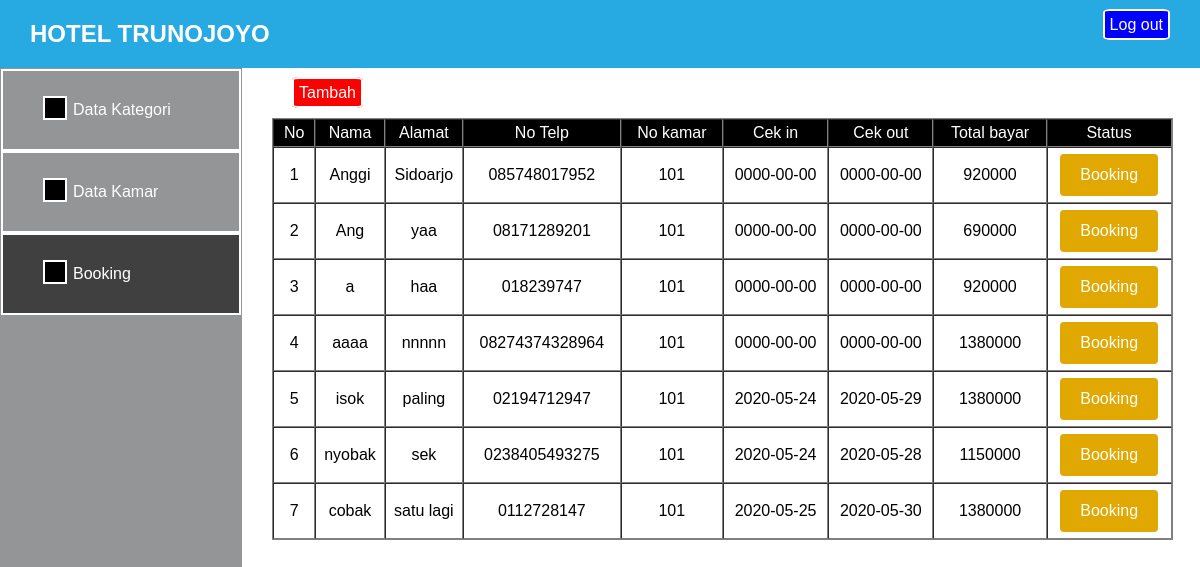
The page /booking.php (signed in) on the database as committed earlier.
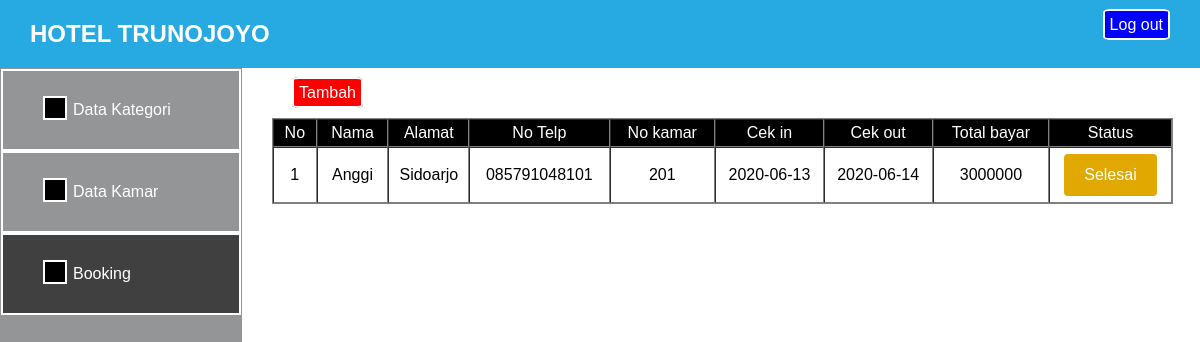
The same page on the database as committed later.
### tables this page shows
CREATE TABLE `booking` (
  `id_booking` int(11) NOT NULL,
  `id_kamar` int(11) NOT NULL,
  `nama_pemesan` varchar(50) NOT NULL,
  `alamat` varchar(50) NOT NULL,
  `no_hp` varchar(20) NOT NULL,
  `cekin` date NOT NULL,
  `cekout` date NOT NULL,
  `total_bayar` int(20) NOT NULL,
  `status_booking` enum('Booking','Selesai') NOT NULL DEFAULT 'Booking'
);

CREATE TABLE `kamar` (
  `id_kamar` int(11) NOT NULL,
  `id_kategori` int(11) NOT NULL,
  `no_kamar` int(11) NOT NULL,
  `status_kamar` enum('Terisi','Kosong') NOT NULL DEFAULT 'Kosong'
);

### booking.php (the view, shortened to what this page needs)
<!DOCTYPE html>
<html>
	<head>
		<link rel="stylesheet" type="text/css" href="css/styledbkam.css">
	</head>
	<body>
		<header>
			<nav>
				<h1>HOTEL TRUNOJOYO</h1>
				<ul>
					<li><a href="logout.php">Log out</a></li>
				</ul>
			</nav>
		</header>
		<main>
			<div class="sidebar">
				<ul>
					<h1></h1>
					<li><a href="kategori.php">Data Kategori</a></li>
				</ul>
				<ul>
					<h1></h1>
					<li><a href="kamar.php">Data Kamar</a></li>
				</ul>
				<ul class="color_sidebar">
					<h1></h1>
					<li><a href="booking.php">Booking</a></li>
				</ul>
			</div>
			<div class="content">
				<ul>
					<li><a class="kotak" href="form-booking.php">Tambah</a></li>
				</ul>
				<table border="1" width="95%">
					<tr>
						<th>No</th>
						<th>Nama</th>
						<th>Alamat</th>
						<th>No Telp</th>
						<th>No kamar</th>
						<th>Cek in</th>
						<th>Cek out</th>
						<th>Total bayar</th>
						<th>Status</th>
					</tr>
					<tr>
						<?php
						include 'koneksi.php';
						$query = "SELECT * FROM booking bk JOIN kamar km ON bk.id_kamar = km.id_kamar";
						$sql = mysqli_query($connect, $query);
						$no = 1;
						while ($data = mysqli_fetch_array($sql)) {
						echo "<tr>";
							echo "<td>".$no++."</td>";
							echo "<td>".$data['nama_pemesan']."</td>";
							echo "<td>".$data['alamat']."</td>";
							echo "<td>".$data['no_hp']."</td>";
							echo "<td>".$data['no_kamar']."</td>";
							echo "<td>".$data['cekin']."</td>";
							echo "<td>".$data['cekout']."</td>";
							echo "<td>".$data['total_bayar']."</td>";
							echo "<td><a href='form-edit-booking.php?id=".$data['id_booking']."' class='btn-edit'>".$data['status_booking']."</a></td>";
						echo "</tr>";
						}
						?>
					</tr>
				</table>
			</div>
		</main>
	</body>
</html>

### css/styledbkam.css (style rules this page uses)
body { margin:0; padding:0; font-family: sans-serif; width: auto; }
header { position: sticky; top: 0; }
nav { background-color:#27A9E1; overflow: auto; padding:0 30px; }
h1 { float: left; color:white; }
nav li { list-style-type: none; float: right }
nav a { text-decoration: none; color: white; background-color: blue; padding: 5px; border-radius: 10%; border:2px solid white; }
main { height: 800px; width: auto; }
.sidebar { background-color: #939597; float: left; height: 100%; width: 20%; border: 1px solid #939597; }
.sidebar ul { margin:0; border:2px solid white ; }
.sidebar h1 { border:2px solid white; padding: 10px; margin: 25px 0; background-color: black; }
.color_sidebar { background-color:#404041; border:2px solid white; }
.sidebar li { list-style-type: none; margin: 10px; padding: 20px; }
.sidebar a { text-decoration: none; color: white; }
.content { background-color: #FFFFFF; float: right; height: 100%; width: 79%; text-align: center; }
.content li { list-style-type: none; float: left; }
.kotak { text-decoration: none; color: white; background-color: red; padding: 5px; border-radius: 10%; border:2px solid white; }
table { margin-top: 50px; margin-left: 20px; border: 1px solid grey; border-spacing:0; }
table th { padding:4px 6px; color: white; background-color: black; font-weight:100; }
.btn-edit { display: inline-block; text-decoration: none; background-color: #e0a800; color: white; padding: 12px 20px; border: none; border-radius: 4px; cursor: pointer; margin-top: 5px; margin-bottom: 5px; }

Rows that differ between the two databases and show on the page:
removed booking: nama_pemesan "Ang", alamat "yaa", no_hp "08171289201", id_kamar.no_kamar "101", cekin "0000-00-00", cekout "0000-00-00", total_bayar "690000", status_booking "Booking"
removed booking: nama_pemesan "a", alamat "haa", no_hp "018239747", id_kamar.no_kamar "101", cekin "0000-00-00", cekout "0000-00-00", total_bayar "920000", status_booking "Booking"
removed booking: nama_pemesan "aaaa", alamat "nnnnn", no_hp "08274374328964", id_kamar.no_kamar "101", cekin "0000-00-00", cekout "0000-00-00", total_bayar "1380000", status_booking "Booking"
removed booking: nama_pemesan "isok", alamat "paling", no_hp "02194712947", id_kamar.no_kamar "101", cekin "2020-05-24", cekout "2020-05-29", total_bayar "1380000", status_booking "Booking"
removed booking: nama_pemesan "nyobak", alamat "sek", no_hp "0238405493275", id_kamar.no_kamar "101", cekin "2020-05-24", cekout "2020-05-28", total_bayar "1150000", status_booking "Booking"
removed booking: nama_pemesan "cobak", alamat "satu lagi", no_hp "0112728147", id_kamar.no_kamar "101", cekin "2020-05-25", cekout "2020-05-30", total_bayar "1380000", status_booking "Booking"
changed booking "Anggi": no_hp "085748017952" → "085791048101"; id_kamar.no_kamar "101" → "201"; cekin "0000-00-00" → "2020-06-13"; cekout "0000-00-00" → "2020-06-14"; total_bayar "920000" → "3000000"; status_booking "Booking" → "Selesai"
